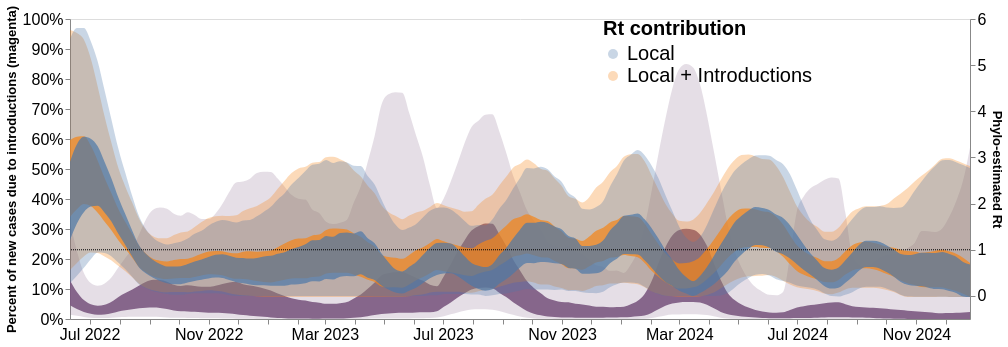

Notebook code for this chart:
### Code cell
alt.layer(intro_plot, stream_plot_rt).resolve_scale(y= "independent").configure_axis(
    labelFontSize=16,
    titleFontSize=13
).configure_legend(
    labelFontSize = 20, 
    titleFontSize = 20)

### Figure 1 — Vega-Lite specification as saved in the notebook (floating-point values rounded to 4 significant figures; data arrays with more than 128 entries replaced by an {"elided": "..."} marker saying what was removed)
{"config": {"view": {"continuousWidth": 400, "continuousHeight": 300}, "axis": {"labelFontSize": 16, "titleFontSize": 13}, "legend": {"labelFontSize": 20, "titleFontSize": 20}}, "layer": [{"layer": [{"mark": {"type": "area", "clip": true, "color": "#7c5981", "interpolate": "monotone", "opacity": 0.9}, "encoding": {"x": {"axis": {"format": "%b %Y", "grid": false, "tickCount": "month", "title": ""}, "field": "date", "type": "temporal"}, "y": {"axis": {"format": "%", "grid": false}, "field": "lower_hpd_log_50_MA", "scale": {"domain": [0.0, 1]}, "title": "Percent of new cases due to introductions (magenta)", "type": "quantitative"}, "y2": {"field": "upper_hpd_log_50_MA"}}, "height": 300, "width": 900}, {"mark": {"type": "area", "clip": true, "color": "#7c5981", "interpolate": "monotone", "opacity": 0.2}, "encoding": {"x": {"axis": {"format": "%b %Y", "grid": false, "tickCount": "month", "title": ""}, "field": "date", "type": "temporal"}, "y": {"axis": {"format": "%", "grid": false}, "field": "lower_hpd_log_95_MA", "scale": {"domain": [0.0, 1]}, "title": "Percent of new cases due to introductions (magenta)", "type": "quantitative"}, "y2": {"field": "upper_hpd_log_95_MA"}}, "height": 300, "width": 900}], "data": {"name": "data-9541f1790dd03745f1b94bc6d0cfb902"}, "resolve": {"scale": {"y": "shared"}}}, {"layer": [{"mark": {"type": "area", "clip": true, "interpolate": "monotone", "opacity": 0.3}, "encoding": {"color": {"field": "contribution", "type": "nominal"}, "x": {"axis": {"format": "%b %Y", "grid": false, "title": ""}, "field": "date", "type": "temporal"}, "y": {"axis": {"grid": false, "title": "Phylo-estimated Rt"}, "field": "lower_hpd_log_95_MA", "type": "quantitative"}, "y2": {"field": "upper_hpd_log_95_MA"}}, "height": 300, "width": 900}, {"mark": {"type": "area", "clip": true, "interpolate": "monotone", "opacity": 0.7}, "encoding": {"color": {"field": "contribution", "legend": {"labelLimit": 400, "offset": -400, "title": "Rt contribution"}, "type": "nominal"}, "x": {"axis": {"format": "%b %Y", "grid": false, "tickCount": "month", "title": ""}, "field": "date", "type": "temporal"}, "y": {"axis": {"grid": false, "title": "Phylo-estimated Rt"}, "field": "lower_hpd_log_50_MA", "type": "quantitative"}, "y2": {"field": "upper_hpd_log_50_MA"}}, "height": 300, "width": 900}, {"data": {"name": "data-0f80976e06af035141dd0a0f11df9332"}, "mark": {"type": "rule", "strokeDash": [1, 1]}, "encoding": {"y": {"field": "y", "type": "quantitative"}}, "height": 300, "width": 900}], "data": {"name": "data-e7899e9ddb9eaae86753f0e8fc4b7009"}}], "resolve": {"scale": {"y": "independent"}}, "$schema": "https://vega.github.io/schema/vega-lite/v4.17.0.json", "datasets": {"data-9541f1790dd03745f1b94bc6d0cfb902": {"elided": "131 records"}, "data-e7899e9ddb9eaae86753f0e8fc4b7009": {"elided": "262 records"}, "data-0f80976e06af035141dd0a0f11df9332": [{"y": 1.0}]}}
